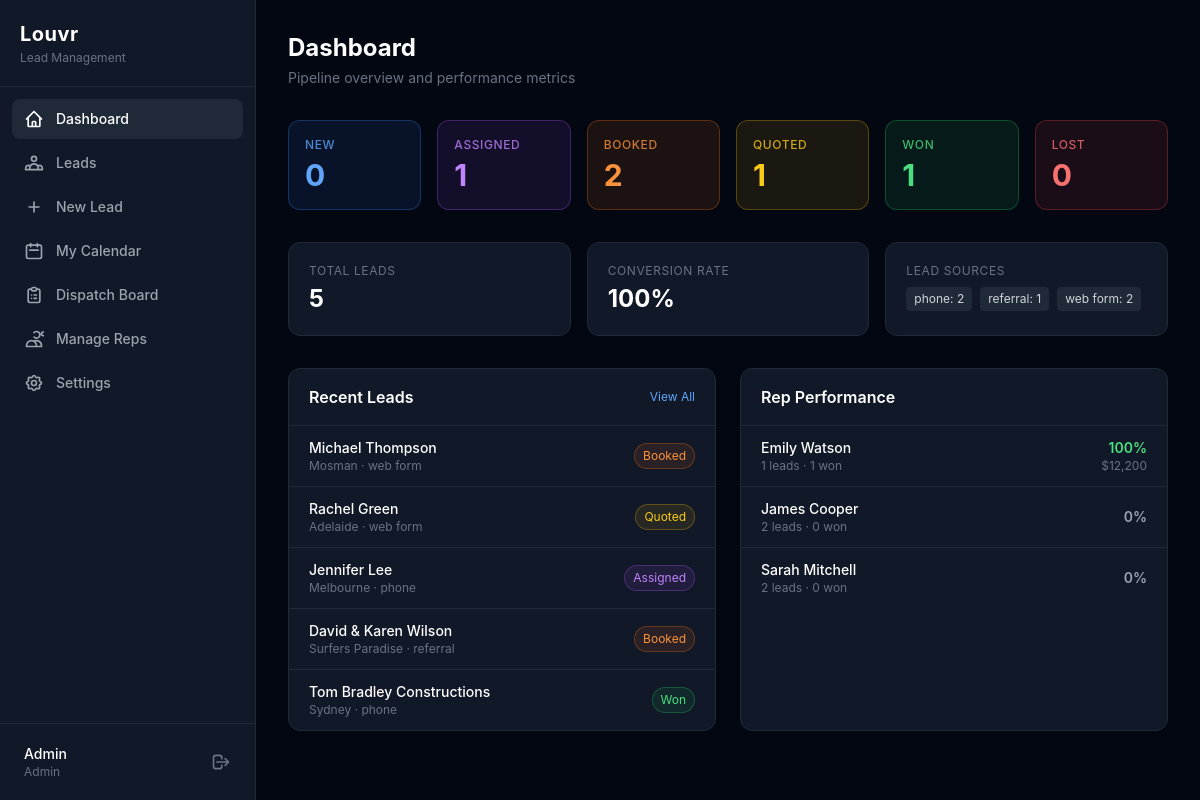
Page / (signed in) on the earlier database version.
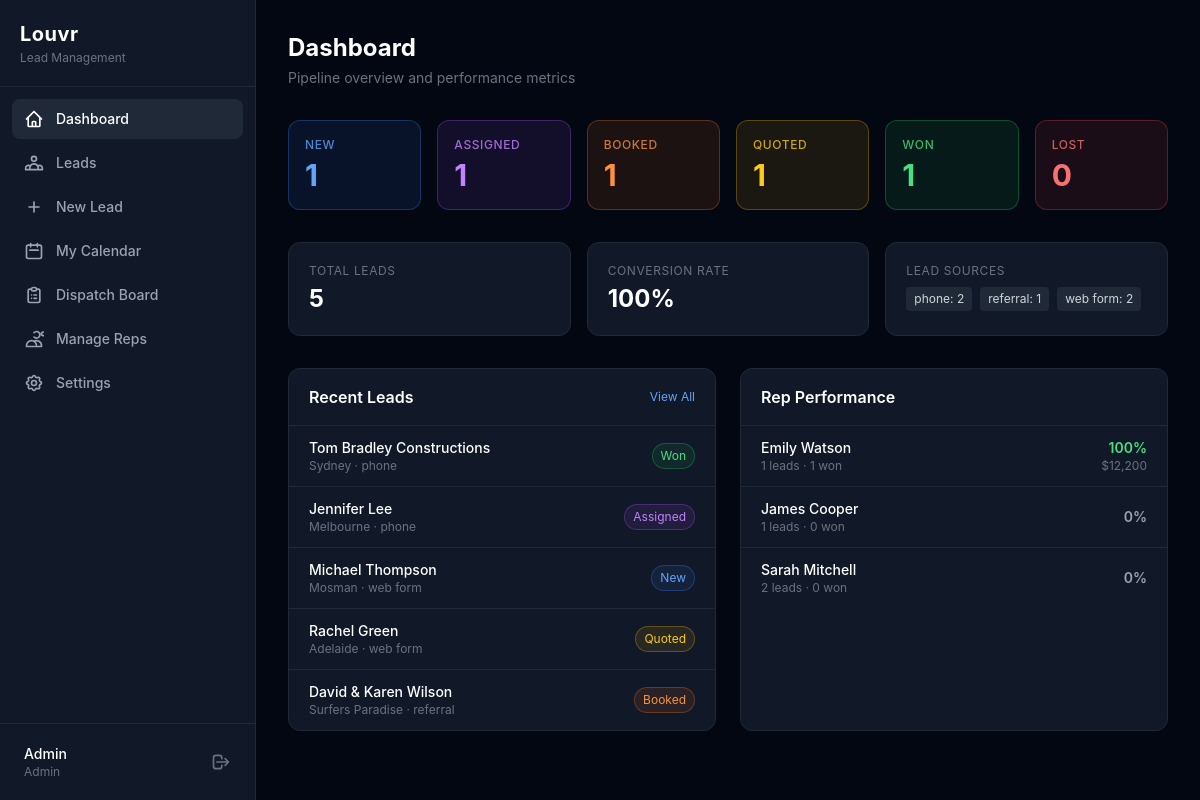
Same page on the later database version.
### tables this page shows
CREATE TABLE leads (
            id INTEGER PRIMARY KEY AUTOINCREMENT,
            customer_name TEXT NOT NULL,
            customer_email TEXT DEFAULT "",
            customer_phone TEXT DEFAULT "",
            address TEXT DEFAULT "",
            suburb TEXT DEFAULT "",
            state TEXT DEFAULT "",
            postcode TEXT DEFAULT "",
            property_type TEXT DEFAULT "Residential",
            products_interested TEXT DEFAULT "",
            source TEXT DEFAULT "Phone",
            notes TEXT DEFAULT "",
            status TEXT DEFAULT "New",
            assigned_to INTEGER REFERENCES users(id) ON DELETE SET NULL,
            appointment_date TEXT,
            appointment_time TEXT,
            appointment_duration INTEGER DEFAULT 60,
            quoted_amount REAL,
            created_by INTEGER REFERENCES users(id) ON DELETE SET NULL,
            created_at DATETIME DEFAULT CURRENT_TIMESTAMP,
            updated_at DATETIME DEFAULT CURRENT_TIMESTAMP
        );

CREATE TABLE users (
            id INTEGER PRIMARY KEY AUTOINCREMENT,
            name TEXT NOT NULL,
            email TEXT NOT NULL UNIQUE,
            phone TEXT DEFAULT "",
            role TEXT NOT NULL DEFAULT "rep" CHECK(role IN ("admin","rep")),
            password_hash TEXT NOT NULL,
            api_key TEXT UNIQUE,
            is_active INTEGER NOT NULL DEFAULT 1,
            created_at DATETIME DEFAULT CURRENT_TIMESTAMP,
            updated_at DATETIME DEFAULT CURRENT_TIMESTAMP
        );

### src/Controllers/DashboardController.php (called while the page is built, shortened)
<?php
class DashboardController
{
    private Database $db;
    public function __construct(Database $db, array $config)
    {
        $this->db = $db;
    }
    public function index(): void
    {
        $pipeline = Lead::pipelineCounts($this->db);
        $recentLeads = Lead::recent($this->db, 10);
        $sources = Lead::sourceCounts($this->db);
        $reps = User::activeReps($this->db);
        $repPerformance = [];
        foreach ($reps as $rep) {
            $repPerformance[] = array_merge($rep, User::repStats($this->db, $rep['id']));
        }
        usort($repPerformance, fn($a, $b) => $b['conversion_rate'] <=> $a['conversion_rate']);
        require __DIR__ . '/../../templates/dashboard.php';
    }
}

### src/Database.php (called while the page is built, shortened)
<?php
class Database
{
    private PDO $pdo;
    private function __construct(array $config)
    {
        if ($config['driver'] === 'sqlite') {
            $dsn = 'sqlite:' . $config['path'];
            $this->pdo = new PDO($dsn, null, null, [
                PDO::ATTR_ERRMODE            => PDO::ERRMODE_EXCEPTION,
                PDO::ATTR_DEFAULT_FETCH_MODE => PDO::FETCH_ASSOC,
                PDO::ATTR_EMULATE_PREPARES   => false,
            ]);
            $this->pdo->exec('PRAGMA journal_mode=WAL');
            $this->pdo->exec('PRAGMA foreign_keys=ON');
        }
    }
    public function query(string $sql, array $params = []): PDOStatement
    {
        $stmt = $this->pdo->prepare($sql);
        $stmt->execute($params);
        return $stmt;
    }
    public function fetchAll(string $sql, array $params = []): array
    {
        return $this->query($sql, $params)->fetchAll();
    }
    public function fetchColumn(string $sql, array $params = []): mixed
    {
        return $this->query($sql, $params)->fetchColumn();
    }
}

### src/Models/Lead.php (called while the page is built, shortened)
<?php
class Lead
{
    public static function getOptions(Database $db): array
    {
        $load = function(string $key, array $default) use ($db): array {
            $val = $db->fetchColumn("SELECT value FROM settings WHERE key = :k", [':k' => $key]);
            if ($val) {
                $decoded = json_decode($val, true);
                if (is_array($decoded) && !empty($decoded)) {
                    return $decoded;
                }
            }
            return $default;
        };
        return [
            'statuses'       => $load('pipeline_statuses', self::DEFAULT_STATUSES),
            'sources'        => $load('lead_sources', self::DEFAULT_SOURCES),
            'property_types' => $load('property_types', self::DEFAULT_PROPERTY_TYPES),
            'products'       => $load('products', self::DEFAULT_PRODUCTS),
        ];
    }
    public static function pipelineCounts(Database $db): array
    {
        $options = self::getOptions($db);
        $counts = array_fill_keys($options['statuses'], 0);
        $rows = $db->fetchAll('SELECT status, COUNT(*) as count FROM leads GROUP BY status');
        return $counts;
    }
    public static function recent(Database $db, int $limit = 10): array
    {
        return $db->fetchAll(
            'SELECT l.*, u.name AS rep_name FROM leads l
             LEFT JOIN users u ON l.assigned_to = u.id
             ORDER BY l.created_at DESC LIMIT :limit',
            [':limit' => $limit]
        );
    }
    public static function sourceCounts(Database $db): array
    {
        return $db->fetchAll('SELECT source, COUNT(*) as count FROM leads GROUP BY source');
    }
}

### src/Models/User.php (called while the page is built, shortened)
<?php
class User
{
    public static function activeReps(Database $db): array
    {
        return $db->fetchAll(
            'SELECT * FROM users WHERE role = :role AND is_active = 1 ORDER BY name ASC',
            [':role' => 'rep']
        );
    }
    public static function repStats(Database $db, int $userId): array
    {
        $total = (int)$db->fetchColumn(
            'SELECT COUNT(*) FROM leads WHERE assigned_to = :id',
            [':id' => $userId]
        );
        $won = (int)$db->fetchColumn(
            'SELECT COUNT(*) FROM leads WHERE assigned_to = :id AND status = :s',
            [':id' => $userId, ':s' => 'won']
        );
        $quoted = (int)$db->fetchColumn(
            'SELECT COALESCE(SUM(quoted_amount), 0) FROM leads WHERE assigned_to = :id AND status = :s',
            [':id' => $userId, ':s' => 'won']
        );
        return [
            'total_leads'     => $total,
            'won'             => $won,
            'conversion_rate' => $total > 0 ? round(($won / $total) * 100, 1) : 0,
            'total_revenue'   => $quoted,
        ];
    }
}

### templates/dashboard.php (the view, shortened to what the changed rows need)
<?php
$statusBg = [
    'new' => 'bg-blue-500/10 border-blue-500/30 text-blue-400', 'New' => 'bg-blue-500/10 border-blue-500/30 text-blue-400',
    'assigned' => 'bg-purple-500/10 border-purple-500/30 text-purple-400', 'Assigned' => 'bg-purple-500/10 border-purple-500/30 text-purple-400',
    'booked' => 'bg-orange-500/10 border-orange-500/30 text-orange-400', 'Booked' => 'bg-orange-500/10 border-orange-500/30 text-orange-400',
    'quoted' => 'bg-yellow-500/10 border-yellow-500/30 text-yellow-400', 'Quoted' => 'bg-yellow-500/10 border-yellow-500/30 text-yellow-400',
    'won' => 'bg-green-500/10 border-green-500/30 text-green-400', 'Won' => 'bg-green-500/10 border-green-500/30 text-green-400',
    'lost' => 'bg-red-500/10 border-red-500/30 text-red-400', 'Lost' => 'bg-red-500/10 border-red-500/30 text-red-400',
];
?>
<div class="mb-8">
    <h2 class="text-2xl font-bold text-white">Dashboard</h2>
</div>
<div class="grid grid-cols-2 md:grid-cols-3 lg:grid-cols-6 gap-4 mb-8">
    <?php foreach ($pipeline as $status => $count): ?>
    <a href="/leads?status=<?= $status ?>" class="block border rounded-xl p-4 transition-all hover:scale-105 <?= $statusBg[$status] ?? $statusBg[strtolower($status)] ?? 'bg-gray-500/10 border-gray-500/30 text-gray-400' ?>">
        <p class="text-xs font-medium uppercase tracking-wider opacity-80"><?= ucfirst($status) ?></p>
        <p class="text-3xl font-bold mt-1"><?= $count ?></p>
    </a>
    <?php endforeach; ?>
</div>
<div class="grid grid-cols-1 md:grid-cols-3 gap-4 mb-8">
    <div class="bg-gray-900 border border-gray-800 rounded-xl p-5">
        <div class="flex flex-wrap gap-2 mt-2">
            <?php foreach ($sources as $s): ?>
            <span class="text-xs bg-gray-800 text-gray-300 px-2 py-1 rounded">
                <?= htmlspecialchars(str_replace('_', ' ', $s['source'])) ?>: <?= $s['count'] ?>
            </span>
            <?php endforeach; ?>
        </div>
    </div>
</div>
<div class="grid grid-cols-1 lg:grid-cols-2 gap-6">
    <div class="bg-gray-900 border border-gray-800 rounded-xl">
        <div class="divide-y divide-gray-800">
            <?php foreach ($recentLeads as $lead): ?>
            <a href="/leads/<?= $lead['id'] ?>" class="flex items-center justify-between px-5 py-3 hover:bg-gray-800/50 transition-colors">
                <div>
                    <p class="text-sm font-medium text-white"><?= htmlspecialchars($lead['customer_name']) ?></p>
                    <p class="text-xs text-gray-500"><?= htmlspecialchars($lead['suburb'] ?: $lead['address']) ?> &middot; <?= htmlspecialchars(str_replace('_', ' ', $lead['source'])) ?></p>
                </div>
                <span class="text-xs px-2 py-1 rounded-full border <?= $statusBg[$lead['status']] ?>"><?= ucfirst($lead['status']) ?></span>
            </a>
            <?php endforeach; ?>
        </div>
    </div>
    <div class="bg-gray-900 border border-gray-800 rounded-xl">
        <div class="divide-y divide-gray-800">
            <?php foreach ($repPerformance as $rep): ?>
            <div class="flex items-center justify-between px-5 py-3">
                <div>
                    <p class="text-sm font-medium text-white"><?= htmlspecialchars($rep['name']) ?></p>
                    <p class="text-xs text-gray-500"><?= $rep['total_leads'] ?> leads &middot; <?= $rep['won'] ?> won</p>
                </div>
                <div class="text-right">
                    <p class="text-sm font-semibold <?= $rep['conversion_rate'] >= 50 ? 'text-green-400' : ($rep['conversion_rate'] >= 25 ? 'text-yellow-400' : 'text-gray-400') ?>">
                        <?= $rep['conversion_rate'] ?>%
                    </p>
                    <?php if ($rep['total_revenue'] > 0): ?>
                    <p class="text-xs text-gray-500">$<?= number_format($rep['total_revenue'], 0) ?></p>
                    <?php endif; ?>
                </div>
            </div>
            <?php endforeach; ?>
        </div>
    </div>
</div>
<?php
require __DIR__ . '/layouts/app.php';

Differences in the rows shown:
changed leads "Tom Bradley Constructions": moves up the list
changed leads "Jennifer Lee": moves up the list
changed leads "Michael Thompson": status "Booked" → "New"
changed users "James Cooper": is_active "2" → "1"
Other differences:
new list line: "NEW 1"
new list line: "BOOKED 1"
list line gone: "NEW 0"
list line gone: "BOOKED 2"
